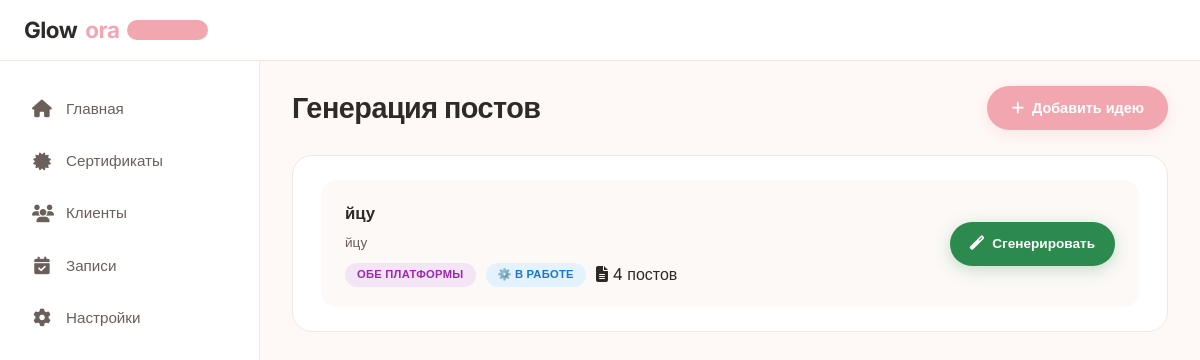
/posts/, run on the app's committed database.
### gen_posts_app/models.py (models this page shows, shortened)
class PostIdea(models.Model):
    STATUS_CHOICES = [
        ('new', '🆕 Новая'),
        ('in_progress', '⚙️ В работе'),
        ('ready', '✅ Готова к публикации'),
        ('published', ' Опубликована'),
        ('archived', '📦 В архиве'),
    ]
    PLATFORM_CHOICES = [
        ('telegram', 'Telegram'),
        ('vk', 'ВКонтакте'),
        ('both', 'Обе платформы'),
    ]
    topic = models.CharField('Тема поста', max_length=200)
    description = models.TextField('Описание/контекст', blank=True, help_text='Что важно упомянуть? Какие детали?')
    platform = models.CharField('Платформа', max_length=20, choices=PLATFORM_CHOICES, default='telegram')
    status = models.CharField('Статус', max_length=20, choices=STATUS_CHOICES, default='new', db_index=True)
    created_at = models.DateTimeField('Создано', auto_now_add=True)
    updated_at = models.DateTimeField('Обновлено', auto_now=True)
    class Meta:
        verbose_name = 'Идея поста'
        verbose_name_plural = 'Идеи постов'
        ordering = ['-created_at']
    def get_posts_count(self):
        return self.posts.count()

### gen_posts_app/views.py (the view, shortened to what this page needs)
# urls.py: path('', views.gen_posts, name='gen_posts'),
def gen_posts(request):
    ideas = PostIdea.objects.all()
    return render(request, 'gen_posts_app/gen_posts.html', {'ideas': ideas})

### beauty_app/context_processors.py (called while the page is built)
def faq_context(request):
    faqs = FAQ.objects.filter(is_active=True).order_by('order', 'created_at')
    return {'faqs': faqs}

### booking_app/context_processors.py (called while the page is built)
def pwa_settings(request):
    return {
        'VAPID_PUBLIC_KEY': getattr(settings, 'VAPID_PUBLIC_KEY', ''),
    }

### gen_posts_app/templates/gen_posts_app/gen_posts.html (shortened to what this page needs)
{% extends 'dashboard_base.html' %}
{% load static %}
{% block page_title %}Генерация постов{% endblock %}
{% block actions %}
    <button type="button" class="btn btn-primary" onclick="toggleForm()">
        <i class="fas fa-plus"></i> Добавить идею
    </button>
{% endblock %}
{% block content %}
<div class="dashboard">
    <div class="ideas-section">
        {% if ideas %}
            <div class="ideas-list">
                {% for idea in ideas %}
                    <div class="idea-card">
                        <div class="idea-header">
                            <div class="idea-info">
                                <h4 class="idea-topic">
                                    <a href="{% url 'gen_posts_app:idea_posts' idea.id %}" class="idea-link">
                                        {{ idea.topic }}
                                    </a>
                                </h4>
                                {% if idea.description %}
                                    <p class="idea-desc">{{ idea.description|truncatechars:120 }}</p>
                                {% endif %}
                                <div class="idea-meta">
                                    <span class="platform-badge platform-{{ idea.platform }}">
                                        {{ idea.get_platform_display }}
                                    </span>
                                    <span class="status-badge status-{{ idea.status }}">
                                        {{ idea.get_status_display }}
                                    </span>
                                    <a href="{% url 'gen_posts_app:idea_posts' idea.id %}" class="posts-count-link">
                                        <i class="fas fa-file-alt"></i> {{ idea.get_posts_count }} постов
                                    </a>
                                </div>
                            </div>
                            <div class="idea-actions">
                                <form method="post" action="{% url 'gen_posts_app:generate_post' idea.id %}">
                                    <button type="submit" class="btn btn-generate">
                                        <i class="fas fa-magic"></i> Сгенерировать
                                    </button>
                                </form>
                            </div>
                        </div>
                    </div>
                {% endfor %}
            </div>
        {% endif %}
    </div>
</div>
{% endblock %}

### static/beauty_app/css/admin.css (style rules this page uses)
* { margin: 0; padding: 0; box-sizing: border-box; }
:root { --primary: #f2a6b0; --primary-dark: #e8919c; --primary-light: #fce8e5; --bg: #fef9f7; --text: #2d2a28; --text-light: #6b5f5a; --white: #fff; --border: #f5e8e5; --shadow: 0 4px 20px rgba(0, 0, 0, 0.06); --radius: 16px; --transition: 0.3s ease; }
body { font-family: 'Inter', sans-serif; background: var(--bg); color: var(--text); line-height: 1.6; }
a { text-decoration: none; color: inherit; }
.btn { display: inline-flex; align-items: center; gap: 8px; padding: 10px 24px; border-radius: 60px; font-weight: 600; font-size: 0.9rem; border: none; cursor: pointer; transition: var(--transition); text-decoration: none; }
.btn-primary { background: var(--primary); color: var(--white); box-shadow: 0 4px 20px rgba(242, 166, 176, 0.3); }

### gen_posts_app/templates/gen_posts_app/gen_posts.html (style rules this page uses)
.dashboard { max-width: 1200px; }
.btn { display: inline-flex; align-items: center; justify-content: center; gap: 8px; padding: 10px 24px; border-radius: 60px; font-weight: 600; font-size: 0.9rem; text-decoration: none; transition: all 0.25s ease; border: none; cursor: pointer; white-space: nowrap; min-height: 44px; }
.btn i { font-size: 0.9rem; }
.btn-primary { background: #f2a6b0; color: #ffffff; box-shadow: 0 4px 16px rgba(242, 166, 176, 0.25); }
.btn-generate { background: #2d8a4e; color: #ffffff; box-shadow: 0 4px 16px rgba(45, 138, 78, 0.25); font-size: 0.85rem; padding: 8px 20px; }
.ideas-section { background: #ffffff; border-radius: 20px; border: 1px solid #f0e8e5; padding: 24px 28px; }
.ideas-list { display: flex; flex-direction: column; gap: 12px; }
.idea-card { background: #fcf9f7; border-radius: 16px; padding: 20px 24px; transition: all 0.2s ease; }
.idea-header { display: flex; align-items: center; justify-content: space-between; gap: 20px; }
.idea-info { flex: 1; min-width: 0; }
.idea-topic { font-size: 1.05rem; font-weight: 700; color: #2d2a28; margin: 0 0 6px 0; }
.idea-desc { font-size: 0.85rem; color: #6b5f5a; margin: 0 0 10px 0; line-height: 1.4; }
.idea-meta { display: flex; align-items: center; gap: 10px; flex-wrap: wrap; }
.platform-badge, .status-badge { font-size: 0.7rem; font-weight: 600; padding: 3px 12px; border-radius: 40px; text-transform: uppercase; letter-spacing: 0.3px; }
.platform-both { background: #f3e5f5; color: #9c27b0; }
.status-in_progress { background: #e3f2fd; color: #1976d2; }
.idea-actions { flex-shrink: 0; }

### data on the page
PostIdea: topic "йцу", description "йцу", platform "ОБЕ ПЛАТФОРМЫ", status "⚙️ В РАБОТЕ", get_posts_count "4"
